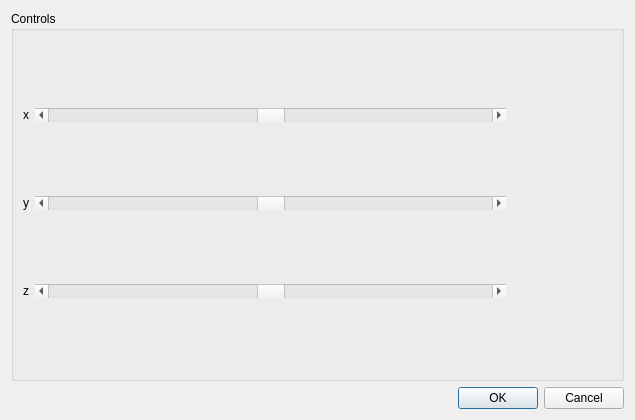
<?xml version="1.0" encoding="UTF-8"?>
<ui version="4.0">
 <class>Dialog</class>
 <widget class="QDialog" name="Dialog">
  <property name="geometry">
   <rect>
    <x>0</x>
    <y>0</y>
    <width>635</width>
    <height>420</height>
   </rect>
  </property>
  <property name="windowTitle">
   <string>Dialog</string>
  </property>
  <layout class="QVBoxLayout" name="verticalLayout_2" stretch="1,0,0">
   <item>
    <layout class="QVBoxLayout" name="innerLayout"/>
   </item>
   <item>
    <widget class="QGroupBox" name="groupBox">
     <property name="title">
      <string>Controls</string>
     </property>
     <layout class="QGridLayout" name="gridLayout" columnstretch="0,1,0">
      <item row="2" column="1">
       <widget class="QScrollBar" name="zBar">
        <property name="minimum">
         <number>-100</number>
        </property>
        <property name="maximum">
         <number>100</number>
        </property>
        <property name="singleStep">
         <number>5</number>
        </property>
        <property name="orientation">
         <enum>Qt::Horizontal</enum>
        </property>
       </widget>
      </item>
      <item row="1" column="0">
       <widget class="QLabel" name="label">
        <property name="text">
         <string>y</string>
        </property>
       </widget>
      </item>
      <item row="0" column="1">
       <widget class="QScrollBar" name="xBar">
        <property name="minimum">
         <number>-100</number>
        </property>
        <property name="maximum">
         <number>100</number>
        </property>
        <property name="singleStep">
         <number>5</number>
        </property>
        <property name="orientation">
         <enum>Qt::Horizontal</enum>
        </property>
       </widget>
      </item>
      <item row="2" column="0">
       <widget class="QLabel" name="label_2">
        <property name="text">
         <string>z</string>
        </property>
       </widget>
      </item>
      <item row="1" column="1">
       <widget class="QScrollBar" name="yBar">
        <property name="minimum">
         <number>-100</number>
        </property>
        <property name="maximum">
         <number>100</number>
        </property>
        <property name="singleStep">
         <number>5</number>
        </property>
        <property name="orientation">
         <enum>Qt::Horizontal</enum>
        </property>
       </widget>
      </item>
      <item row="0" column="0">
       <widget class="QLabel" name="label_3">
        <property name="text">
         <string>x</string>
        </property>
       </widget>
      </item>
      <item row="1" column="2">
       <widget class="QLabel" name="yLabel">
        <property name="text">
         <string/>
        </property>
       </widget>
      </item>
      <item row="0" column="2">
       <widget class="QLabel" name="xLabel">
        <property name="minimumSize">
         <size>
          <width>100</width>
          <height>0</height>
         </size>
        </property>
        <property name="text">
         <string/>
        </property>
       </widget>
      </item>
      <item row="2" column="2">
       <widget class="QLabel" name="zLabel">
        <property name="text">
         <string/>
        </property>
       </widget>
      </item>
     </layout>
    </widget>
   </item>
   <item>
    <widget class="QDialogButtonBox" name="buttons">
     <property name="orientation">
      <enum>Qt::Horizontal</enum>
     </property>
     <property name="standardButtons">
      <set>QDialogButtonBox::Cancel|QDialogButtonBox::Ok</set>
     </property>
    </widget>
   </item>
  </layout>
 </widget>
 <resources/>
 <connections>
  <connection>
   <sender>buttons</sender>
   <signal>accepted()</signal>
   <receiver>Dialog</receiver>
   <slot>accept()</slot>
   <hints>
    <hint type="sourcelabel">
     <x>248</x>
     <y>254</y>
    </hint>
    <hint type="destinationlabel">
     <x>157</x>
     <y>274</y>
    </hint>
   </hints>
  </connection>
  <connection>
   <sender>buttons</sender>
   <signal>rejected()</signal>
   <receiver>Dialog</receiver>
   <slot>reject()</slot>
   <hints>
    <hint type="sourcelabel">
     <x>316</x>
     <y>260</y>
    </hint>
    <hint type="destinationlabel">
     <x>286</x>
     <y>274</y>
    </hint>
   </hints>
  </connection>
 </connections>
</ui>
